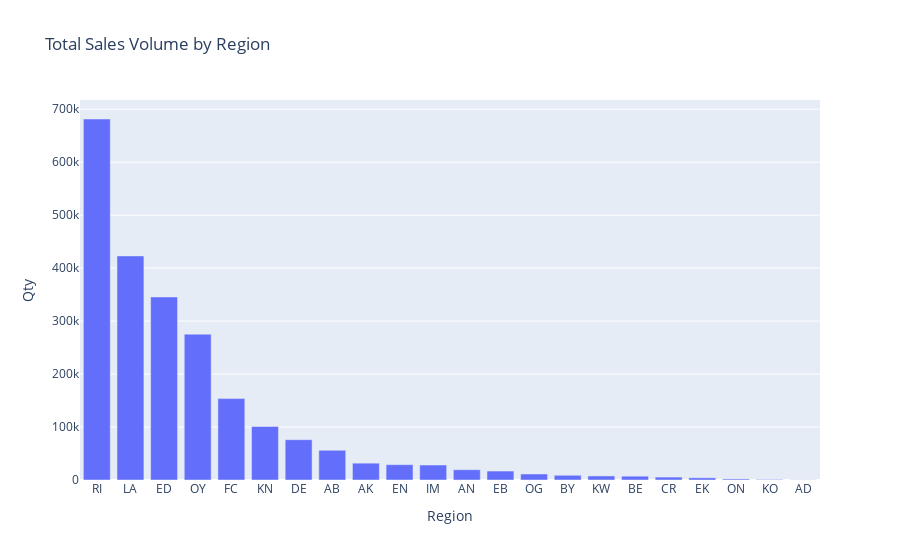

The code cell stored with this chart in its notebook:
### Code cell
#Total sales volume by region
total_sales_region = sales_df.groupby(['Region']).agg({'Qty': 'sum'}).sort_values(by='Qty',ascending=False).reset_index()
fig2 = px.bar(total_sales_region, x='Region', y='Qty', title='Total Sales Volume by Region')
fig2.show()

### Figure 1 — Plotly figure (JSON) as saved in the notebook; plotly's stock layout.template omitted (floating-point values rounded to 4 significant figures)
{"data": [{"alignmentgroup": "True", "hovertemplate": "Region=%{x}<br>Qty=%{y}<extra></extra>", "legendgroup": "", "marker": {"color": "#636efa", "pattern": {"shape": ""}}, "name": "", "offsetgroup": "", "orientation": "v", "showlegend": false, "textposition": "auto", "type": "bar", "x": ["RI", "LA", "ED", "OY", "FC", "KN", "DE", "AB", "AK", "EN", "IM", "AN", "EB", "OG", "BY", "KW", "BE", "CR", "EK", "ON", "KO", "AD"], "xaxis": "x", "y": [681562, 423042, 345540, 275362, 153696, 101003, 76119, 56155, 31799, 28968, 28303, 19406, 16904, 11355, 8903, 7657, 7185, 5518, 4153, 2010, 1000, 250], "yaxis": "y"}], "layout": {"barmode": "relative", "legend": {"tracegroupgap": 0}, "title": {"text": "Total Sales Volume by Region"}, "xaxis": {"anchor": "y", "domain": [0, 1], "title": {"text": "Region"}}, "yaxis": {"anchor": "x", "domain": [0, 1], "title": {"text": "Qty"}}}}
